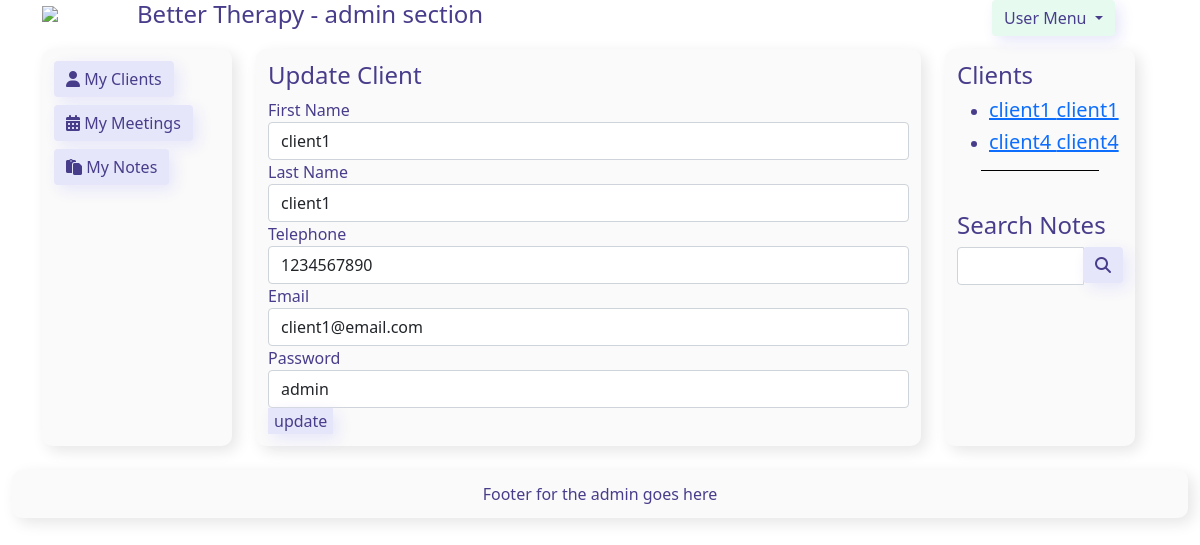
Page /code/admin/client_update.php?update=1 on the committed database.
### tables this page shows
CREATE TABLE client (  
    id int NOT NULL primary key AUTO_INCREMENT,
    firstName varchar(50),
    lastName varchar(50),
    phone char(10),
    email varchar(50),
    password varchar(255) NOT NULL DEFAULT 'PASSWORD',
    createdAt DATETIME,
    lastSeen DATETIME,
    therapist int,
    FOREIGN KEY (therapist) REFERENCES therapist(id)
);

### code/models.php (called while the page is built, shortened)
<?php
$host = 'better_database';
$database = 'bettertherapy';
$user = 'better';
$pass = 'base2';
$charset = 'utf8mb4';
$dsn = "mysql:host=$host;dbname=$database;charset=$charset";
$options = [
    PDO::ATTR_ERRMODE => PDO::ERRMODE_EXCEPTION,
    PDO::ATTR_DEFAULT_FETCH_MODE => PDO::FETCH_ASSOC,
    PDO::ATTR_EMULATE_PREPARES => false,
];
try {
    $pdo = new PDO($dsn, $user, $pass, $options);
} catch (\PDOException $e) {
    throw new \PDOException($e->getMessage(), (int)$e->getCode());
}
function getClientList($therapist_id) {
    global $pdo;
    $client_list = $pdo->prepare('SELECT * from client WHERE therapist = ?');
    $client_list->execute([$therapist_id]);
    $result = $client_list->fetchAll();
    return $result;
};
function getClientDetails($client_id) {
    global $pdo;
    $client_list = $pdo->prepare('SELECT * from client WHERE id = ?');
    $client_list->execute([$client_id]);
    $result = $client_list->fetch();
    return $result;
};

### code/admin/client_update.php (the view, shortened to what this page needs)
<?php include 'includes/admin_header.php' ?>
<?php include '../models.php'?>
<div class="container">
    <div class="row">
        <div class="col-2 admin-box">
        <?php include 'includes/admin_navigation.php' ?>
        </div>
        <div class="col-7 admin-box">
            <h4>Update Client</h4>
        <?php
        if (isset($_GET['update'])) {
                    $client = getClientDetails($_GET['update']);
                    $fName = $client['firstName'];
                    $lName = $client['lastName'];
                    $phone = $client['phone'];
                    $email = $client['email'];
                    $password = $client['password'];
            }?>
            <form action="clients.php" method="post">
                <div class="form-group">
                    <label for="client-fname">First Name</label>
                    <input type="text" class="form-control" name="client-fname" value="<?php echo $fName;?>">
                    <label for="client-lname">Last Name</label>
                    <input type="text" class="form-control" name="client-lname" value="<?php echo $lName;?>">
                    <label for="client-phone">Telephone</label>
                    <input type="text" class="form-control" name="client-phone" value="<?php echo $phone;?>">
                    <label for="client-email">Email</label>
                    <input type="email" class="form-control" name="client-email" value="<?php echo $email;?>">
                    <label for="client-email">Password</label>
                    <input type="text" class="form-control" name="client-password" value="<?php echo $password;?>">
                    <input type="submit" class="btn-primary" name="update" value="update">
                </div>
            </form>
        </div>
        <?php include 'includes/admin_sidebar.php'?>
    </div>
</div>
<?php include 'includes/admin_footer.php' ?>

### code/admin/includes/admin_sidebar.php
<div class="col-2 admin-box">
    <h4>Clients</h4>
    <?php
    $therapist = '1';
    $clients = getClientList($therapist);
    ?>
    <ul>
            <?php foreach ($clients as $client) {
                ?><li>
                <h5>
                    <a href="./client_meeting.php?id=<?php echo $client['id'];?>">
                        <?php echo $client['firstName']." ".$client['lastName']?>
                    </a>
                </h5>
                </li>
    <?php } ?>
    </ul>
    <div class="separator"></div>
    <h4>Search Notes</h4>
    <form action="../admin/notes_search.php" method="get">
        <div class="input-group">
            <input type="text" name="search" class="form-control">
            <span class="input-group-btn">
                <button name="submit" class="btn btn-primary" type="submit">
                    <span class="fas fa-search"></span>
                </button>
            </span>
        </div>
    </form>
</div>

### code/admin/styles/admin_style.css (style rules this page uses)
* { box-sizing: border-box; }
.admin-box { background: rgb(250, 250, 250); box-shadow: 5px 5px 15px rgb(230, 230, 230); color:darkslateblue; margin: 1vw; border-radius: 10px; padding: 1vw; }
.btn-primary { background: rgb(230, 230, 250); color:darkslateblue; border: 0px solid gray; box-shadow: 5px 5px 15px rgb(230, 230, 250); }
.separator { height: 1px; background: black; margin: 1vh 3vh 5vh 3vh; }

### rows in the picture
client: client-fname "client1", client-lname "client1", client-phone "1234567890", client-email "client1@email.com", client-password "admin", firstName "client1", lastName "client1"
client: firstName "client4", lastName "client4"
